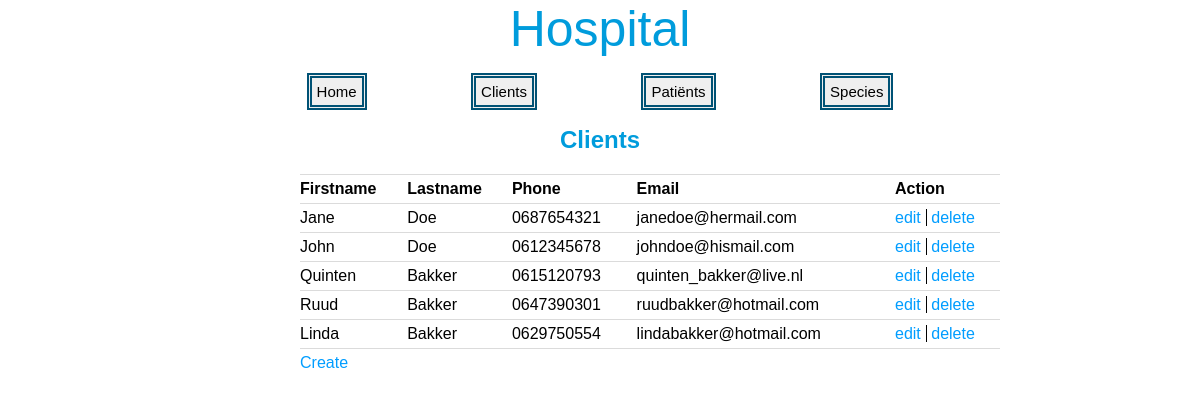
Page /client/index on the committed database.
### tables this page shows
CREATE TABLE IF NOT EXISTS `clients` (
  `client_id` int(11) NOT NULL,
  `client_firstname` varchar(50) DEFAULT NULL,
  `client_lastname` varchar(50) DEFAULT NULL,
  `client_phonenumber` varchar(10) NOT NULL,
  `client_email` varchar(255) NOT NULL
);

### core/core.php (called while the page is built, shortened)
<?php
function render($filename, $data = null)
{
	require(ROOT . 'view/templates/header.php');
	require(ROOT . 'view/' . $filename . '.php');
	require(ROOT . 'view/templates/footer.php');
}

### controller/ClientController.php (called while the page is built, shortened)
<?php
require(ROOT . "model/ClientModel.php");
function index()
{
	$clients = getAllClients();
	render("client/index", array(
		'clients' => $clients
	));
}

### public/index.php (called while the page is built, shortened)
<?php
require(ROOT . "core/core.php");
route();

### model/ClientModel.php (called while the page is built, shortened)
<?php
function getAllClients()
{
	$db = openDatabaseConnection();
	$sql = "SELECT * FROM clients";
	$query = $db->prepare($sql);
	$query->execute();
	return $query->fetchAll();
}

### view/client/index.php (the view)
	<h2>Clients</h2>
	<article>
		<table>
			<thead>
				<tr>
					<th>Firstname</th>
					<th>Lastname</th>
					<th>Phone</th>
					<th>Email</th>
					<th class="action">Action</th>
				</tr>
			</thead>
			<tbody>
<?php
				foreach ($clients as $client) {
?>
				<tr>
					<td><?=$client["client_firstname"]?></td>
					<td><?=$client["client_lastname"]?></td>
					<td><?=$client["client_phonenumber"]?></td>
					<td><?=$client["client_email"]?></td>
					<td class="center">
						<a class="edit" href="<?= URL ?>client/edit/<?=$client["client_id"]?>">edit</a>
						<a href="<?= URL ?>client/delete/<?=$client["client_id"]?>">delete</a>
					</td>
				</tr>
<?php
				}
?>
				<tr>
					<td colspan="5"><a href="<?= URL ?>client/create">Create</a></td>
				</tr>
			</tbody>
		</table>
	</article>

### public/css/style.css (style rules this page uses)
* { margin: 0px; padding: 0px; font-family: sans-serif; }
body { width: 100%; height: 80%; position: relative; top: 20%; margin : 0 auto; }
article { position: relative; width: 50%; margin: 0 auto; }
a { color: black; text-decoration: none; }
header, h1, h2 { color: #009cdc; text-align: center; }
h2 { margin-bottom: 20px; }
th.action { width: 15%; }
table { margin: 0 auto; width : 700px; }
table, td, th { border-collapse : collapse; color : black; }
td, th { border-top: 1px solid #dbdbdb; padding : 5px 0px; }
th { text-align : left; }
td.center { text-align : left; }
td a { color: #009dff; }
a.edit { padding-right: 5px; border-right: 1.5px solid #000; }

### rows in the picture
clients: client_firstname "Jane", client_lastname "Doe", client_phonenumber "0687654321", client_email "janedoe@hermail.com"
clients: client_firstname "John", client_lastname "Doe", client_phonenumber "0612345678", client_email "johndoe@hismail.com"
clients: client_firstname "Quinten", client_lastname "Bakker", client_phonenumber "0615120793", client_email "quinten_bakker@live.nl"
clients: client_firstname "Ruud", client_lastname "Bakker", client_phonenumber "0647390301", client_email "ruudbakker@hotmail.com"
clients: client_firstname "Linda", client_lastname "Bakker", client_phonenumber "0629750554", client_email "lindabakker@hotmail.com"
